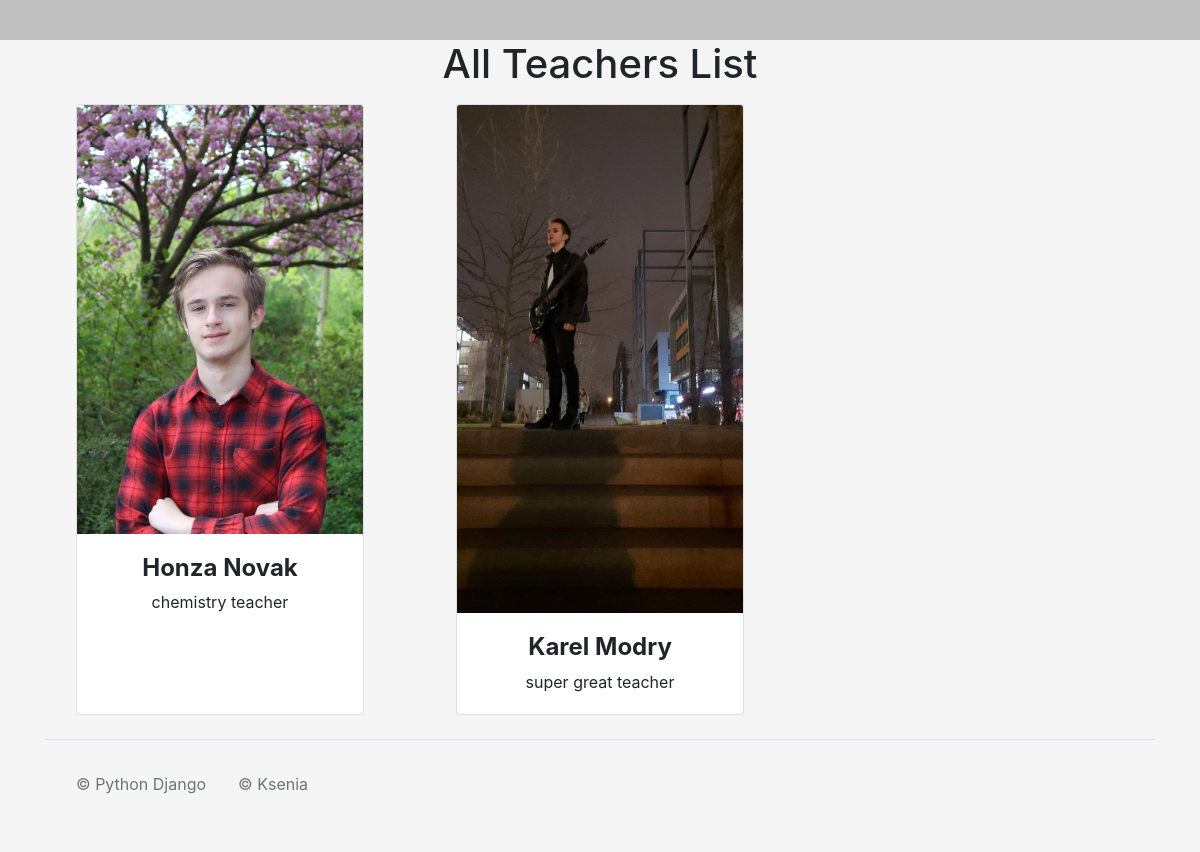
Screenshot of /teachers/ with the database file from the repository.
### CoursesApp/models.py (models this page shows)
class Teacher(models.Model):
    Username = models.CharField(max_length=30, unique=True)
    Password = models.CharField(max_length=64)
    Name = models.CharField(max_length=60)
    Surname = models.CharField(max_length=60)
    Photo = models.ImageField(upload_to="images/", blank=True, null=True)
    Bio = models.CharField(max_length=200)

### CoursesApp/views.py (the view)
# urls.py: path("teachers/", views.Teachers, name="teachers"),
def Teachers(request):
    teachers = Teacher.objects.all()
    return render(request, "teachers.html", {"teachers": teachers})

### CoursesApp/templates/teachers.html (shortened to what this page needs)
{% load static %}
<!DOCTYPE html>
<html>
  <head>
    <link href="https://cdn.jsdelivr.net/npm/bootstrap@5.2.3/dist/css/bootstrap.min.css" rel="stylesheet" />
    <link rel="stylesheet" href="https://cdn.jsdelivr.net/npm/bootstrap@4.0.0/dist/css/bootstrap.min.css" />
    <link rel="stylesheet" type="text/css" href="{% static 'css/style.css' %}" />
    <link rel="stylesheet" href="https://cdnjs.cloudflare.com/ajax/libs/font-awesome/6.4.0/css/all.min.css" />
  </head>
  <body style="min-width: 450px; " class="d-flex flex-column min-vh-100">
    <nav class="navbar bg-body-tertiary d-flex justify-content-center" style="background-color: rgb(192, 192, 192); height: 100px;">
      <div style="position: relative; top: -2px; z-index: 1;">
      </div>
    </nav>
    <h1 style="align-self: center;">All Teachers List</h1>
    <div class="container mt-2">
      <div class="row g-2">
        {% for teacher in teachers %}
          <div class="col-xl-4 col-md-6 col-sm-12 text-center" style="display: flex; flex-direction: row; justify-content: center;">
            <div class="card" style="width: 18rem;">
              <a href="{% url 'teacher' teacher_id=teacher.id %}" style=" color: inherit;
              text-decoration: inherit;">
                <img class="card-img-top" src="{{ teacher.Photo.url }}" alt="Card image cap" />
                <div class="card-body">
                  <h4><strong>{{ teacher.Name }} {{ teacher.Surname }}</strong></h4>
                  <p class="card-text">{{ teacher.Bio }}</p>
                </div>
              </a>
            </div>
          </div>
        {% endfor %}
      </div>
    </div>
    <div class="container mt-auto" style=" bottom: 0; ">
      <footer class="d-flex flex-wrap justify-content-center justify-content-md-between align-items-center py-3 my-4 border-top">
        <div class="col-md-4 d-flex align-items-center">
          <span class="m-3 text-muted">© Python Django</span>
          <span class="m-3 text-muted">© Ksenia</span>
        </div>
      </footer>
    </div>
  </body>
</html>

### static/css/style.css (style rules this page uses)
html, body { height: 100%; }
body { margin: 0px; padding: 0px; background-color: #f5f5f5; }

### rows the page displays
Teacher: Photo (picture), Name "Honza", Surname "Novak", Bio "chemistry teacher"
Teacher: Photo (picture), Name "Karel", Surname "Modry", Bio "super great teacher"
